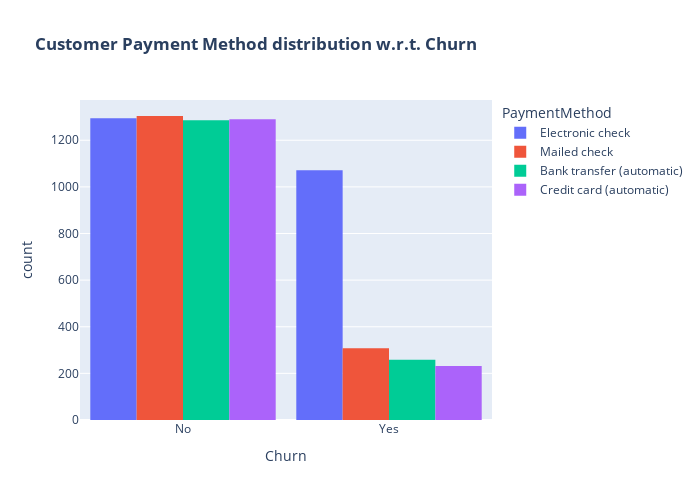

Here is the notebook cell this chart was saved with:
### Code cell
churn_map={0:'No',1:'Yes'}
PaymentMethod_map = {
    0: 'Bank transfer',
    1: 'Credit card',
    2: 'Electronic check',
    3: 'Mailed check'
}

fig=px.histogram(Data,x=Data['Churn'],color=Data['PaymentMethod'],barmode='group',title="<b>Customer Payment Method distribution w.r.t. Churn</b>",labels={'x': 'Churn'})

fig.update_layout(width=700, height=500, bargap=0.1)
fig.show()

### Figure 1 — Plotly figure (JSON) as saved in the notebook; plotly's stock layout.template omitted (floating-point values rounded to 4 significant figures; data arrays with more than 128 entries replaced by an {"elided": "..."} marker saying what was removed)
{"data": [{"alignmentgroup": "True", "bingroup": "x", "hovertemplate": "PaymentMethod=Electronic check<br>Churn=%{x}<br>count=%{y}<extra></extra>", "legendgroup": "Electronic check", "marker": {"color": "#636efa", "pattern": {"shape": ""}}, "name": "Electronic check", "offsetgroup": "Electronic check", "orientation": "v", "showlegend": true, "type": "histogram", "x": {"elided": "2365 str values"}, "xaxis": "x", "yaxis": "y"}, {"alignmentgroup": "True", "bingroup": "x", "hovertemplate": "PaymentMethod=Mailed check<br>Churn=%{x}<br>count=%{y}<extra></extra>", "legendgroup": "Mailed check", "marker": {"color": "#EF553B", "pattern": {"shape": ""}}, "name": "Mailed check", "offsetgroup": "Mailed check", "orientation": "v", "showlegend": true, "type": "histogram", "x": {"elided": "1612 str values"}, "xaxis": "x", "yaxis": "y"}, {"alignmentgroup": "True", "bingroup": "x", "hovertemplate": "PaymentMethod=Bank transfer (automatic)<br>Churn=%{x}<br>count=%{y}<extra></extra>", "legendgroup": "Bank transfer (automatic)", "marker": {"color": "#00cc96", "pattern": {"shape": ""}}, "name": "Bank transfer (automatic)", "offsetgroup": "Bank transfer (automatic)", "orientation": "v", "showlegend": true, "type": "histogram", "x": {"elided": "1544 str values"}, "xaxis": "x", "yaxis": "y"}, {"alignmentgroup": "True", "bingroup": "x", "hovertemplate": "PaymentMethod=Credit card (automatic)<br>Churn=%{x}<br>count=%{y}<extra></extra>", "legendgroup": "Credit card (automatic)", "marker": {"color": "#ab63fa", "pattern": {"shape": ""}}, "name": "Credit card (automatic)", "offsetgroup": "Credit card (automatic)", "orientation": "v", "showlegend": true, "type": "histogram", "x": {"elided": "1522 str values"}, "xaxis": "x", "yaxis": "y"}], "layout": {"bargap": 0.1, "barmode": "group", "height": 500, "legend": {"title": {"text": "PaymentMethod"}, "tracegroupgap": 0}, "title": {"text": "<b>Customer Payment Method distribution w.r.t. Churn</b>"}, "width": 700, "xaxis": {"anchor": "y", "domain": [0, 1], "title": {"text": "Churn"}}, "yaxis": {"anchor": "x", "domain": [0, 1], "title": {"text": "count"}}}}
